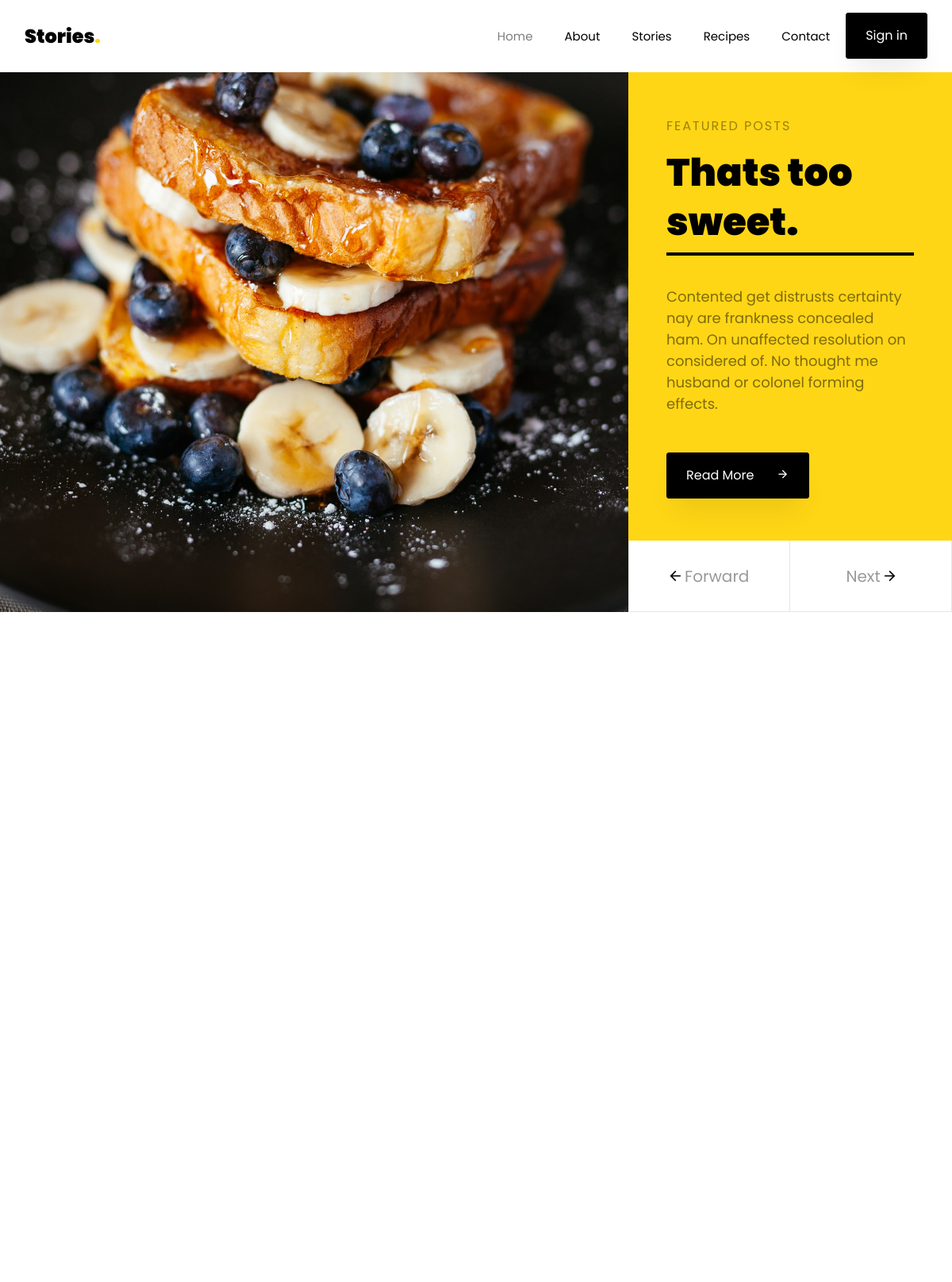
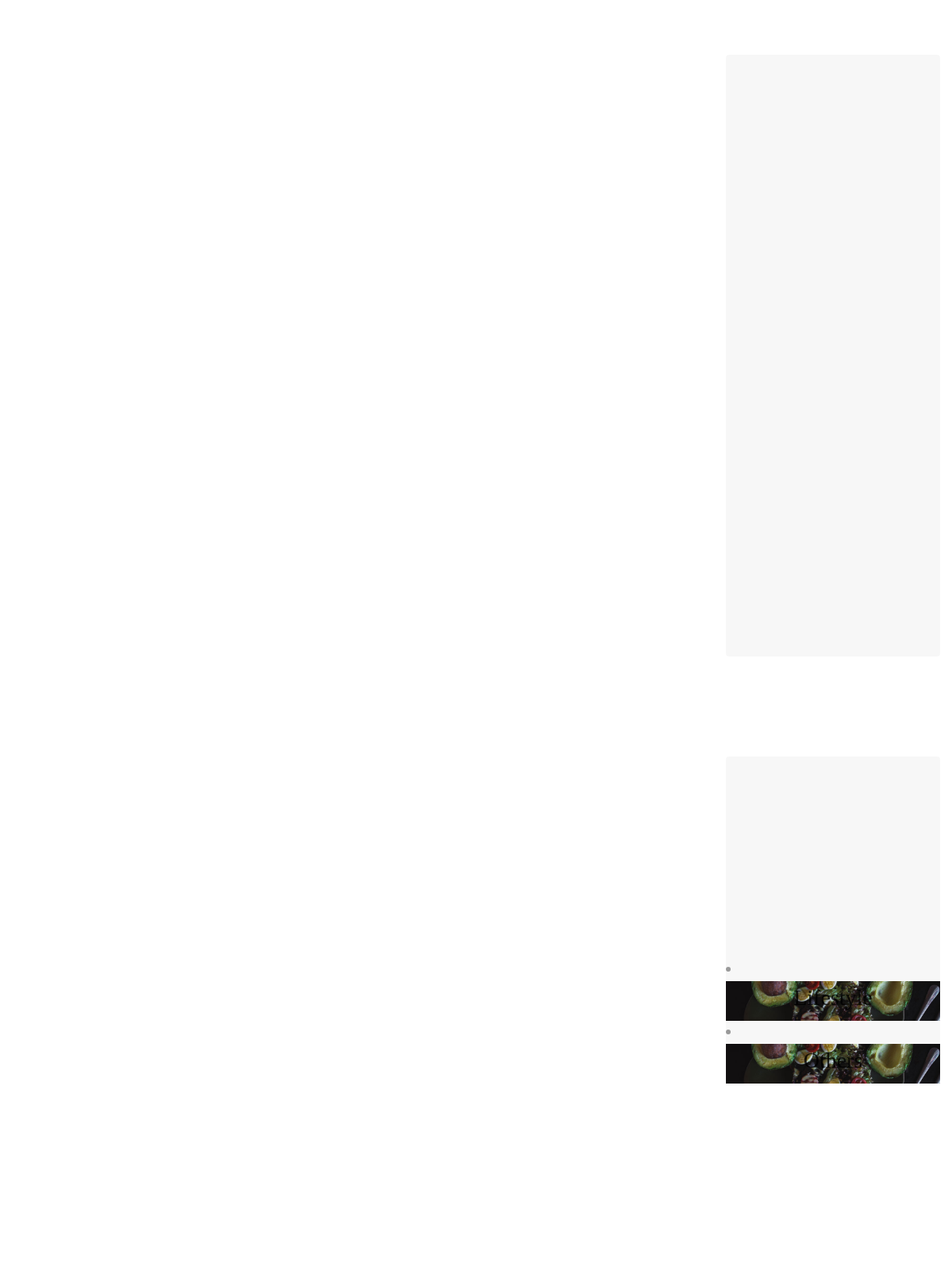
The page / (upper part) on the database its author committed (2 pictures, top to bottom).
### inventory/models.py (models this page shows, shortened)
class Recipe(models.Model):
    title = models.CharField(max_length=200)
    description = models.TextField(max_length=500)
    text = models.TextField(max_length=3000)
    picture = models.ImageField(upload_to='images')
    added_at = models.DateTimeField(auto_now_add=True)
    updated_at = models.DateTimeField(auto_now=True)
    author = models.ForeignKey(User, on_delete=models.CASCADE, db_index=True, related_name='recipe')
    category = models.ForeignKey('Category', on_delete=models.CASCADE, db_index=True, related_name='recipe')
    class Meta:
        verbose_name = 'Recipe'
        verbose_name_plural = 'Recipes'

### inventory/views.py (the view)
# urls.py: path('', views.IndexView.as_view(), name='index-page'),
class IndexView(ListView):
    model = Recipe
    queryset = Recipe.objects.order_by('-id')[:4]
    context_object_name = 'index_recipes'
    def get_template_names(self):
        return ['index.html']
    def get_context_data(self, **kwargs):
        context = super().get_context_data(**kwargs)
        context['first'] = Recipe.objects.order_by('-id')[0]
        context['author'] = User.objects.first()
        return context

### inventory/templates/index.html (shortened to what this page needs)
{% extends 'base.html' %}
{% load static %}
    {% block css %}
    <link rel="stylesheet" href="{% static 'css/open-iconic-bootstrap.min.css'%}">
    <link rel="stylesheet" href="{% static 'css/animate.css' %}">
    <link rel="stylesheet" href="{% static 'css/owl.carousel.min.css' %}">
    <link rel="stylesheet" href="{% static 'css/owl.theme.default.min.css' %}">
    <link rel="stylesheet" href="{% static 'css/magnific-popup.css' %}">
    <link rel="stylesheet" href="{% static 'css/aos.css' %}">
    <link rel="stylesheet" href="{% static 'css/ionicons.min.css' %}">
    <link rel="stylesheet" href="{% static 'css/flaticon.css' %}">
    <link rel="stylesheet" href="{% static 'css/icomoon.css' %}">
    <link rel="stylesheet" href="{% static 'css/style.css' %}">
    <link rel="stylesheet" href="{% static 'css/custom.css' %}">
    {% endblock %}
    {% block content %}
    <section class="home-slider owl-carousel">
        {% for recipe in index_recipes %}
        <div class="slider-item">
            <div class="container">
                <div class="row d-flex slider-text justify-content-center align-items-center" data-scrollax-parent="true">
                    <div class="img" style="background-image: url({{ recipe.picture.url }});"></div>
                    <div class="text d-flex align-items-center ftco-animate">
                        <div class="text-2 pb-lg-5 mb-lg-4 px-4 px-md-5">
                            <h3 class="subheading mb-3">Featured Posts</h3>
                            <h1 class="mb-5">{{ recipe.title }}</h1>
                            <p class="mb-md-5">{{ recipe.description }}</p>
                            <p><a href="#" class="btn btn-black px-3 px-md-4 py-3">Read More <span
                                class="icon-arrow_forward ml-lg-4"></span></a></p>
                        </div>
                    </div>
                </div>
            </div>
        </div>
        {% endfor %}
    </section>
    <section class="ftco-section">
        <div class="container">
            <div class="row">
            </div>
            <div class="row">
                <div class="col-md-6">
                    <div class="row">
                    </div>
                </div>
            </div>
        </div>
    </section>
    <section class="ftco-section ftco-no-pt">
        <div class="container">
            <div class="row">
                <div class="col-lg-9">
                    <div class="row">
                    </div>
                    <div class="row">
                    </div>
                </div>
                <div class="col-lg-3">
                    <div class="sidebar-wrap">
                    </div>
                </div>
            </div>
        </div>
    </section>
    <section class="ftco-section">
        <div class="container">
            <div class="row">
                <div class="col-md-9">
                    <div class="row">
                    </div>
                    <div class="row">
                    </div>
                </div>
                <div class="col-md-3">
                    <div class="sidebar-wrap pt-4">
                                <li>
                                    <a href="recipes.html" class="img d-flex align-items-center justify-content-center text-center" style="background-image: url({% static 'images/category-2.jpg' %});">
                                        <div class="text">
                                            <h3>Lifestyle</h3>
                                        </div>
                                    </a>
                                </li>
                                <li>
                                    <a href="#" class="img d-flex align-items-center justify-content-center text-center" style="background-image: url({% static 'images/category-2.jpg' %});">
                                        <div class="text">
                                            <h3>Others</h3>
                                        </div>
                                    </a>
                                </li>
                        </div>
                    </div>
                </div>
            </div>
    </section>
    {% endblock %}

### static/css/icomoon.css (style rules this page uses)
[class^="icon-"], [class*=" icon-"] { font-family: 'icomoon' !important; speak: none; font-style: normal; font-weight: normal; font-variant: normal; text-transform: none; line-height: 1; -webkit-font-smoothing: antialiased; -moz-osx-font-smoothing: grayscale; }
.icon-arrow_forward:before { content: "\e5c8"; }

### rows shown on the page
Recipe: picture (picture), title "Thats too sweet.", description "Contented get distrusts certainty nay are frankness concealed ham. On unaffected resolution on considered of. No thought me husband or colonel forming effects."
